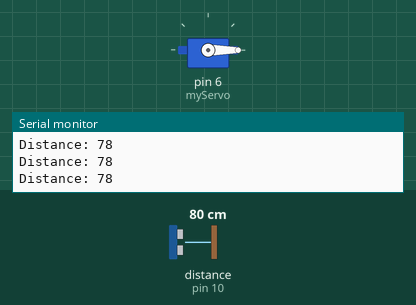
A sketch run on a simulated Arduino Uno, built with avr-gcc and run on an emulated ATmega328P. Shown: servo, the last lines printed to the serial monitor. Wiring (inferred from the names in the program): ultrasonic range finder: trigger pin 9; echo pin 10. The test bench sets the inputs (shaded band); at power-on: distance to the obstacle (sensor on pin 10) 80 cm. The echo pulse lasts 58.3 µs per cm.

Above: at 1.2 s.
1.3 s: distance to the obstacle (sensor on pin 10) set to 23 cm
2.8 s: distance to the obstacle (sensor on pin 10) set to 18 cm
At 4.1 s:
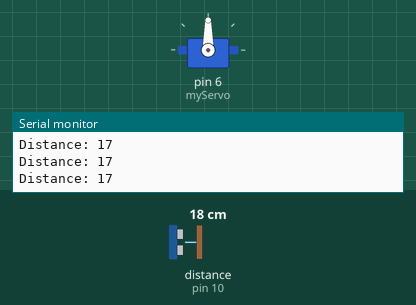
4.4 s: distance to the obstacle (sensor on pin 10) set to 35 cm
At 5.2 s:
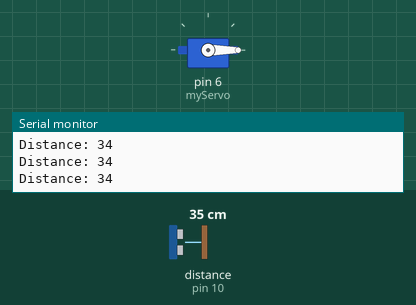
5.9 s: distance to the obstacle (sensor on pin 10) set to 9 cm
At 6.6 s:
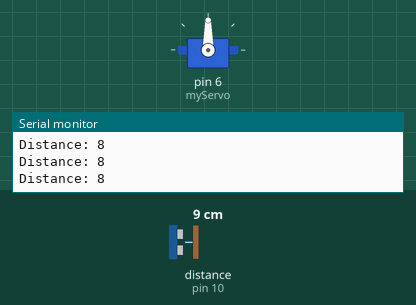
Timing chart, 0 to 8.4 s (numbered marks = the images above; inputs shaded):
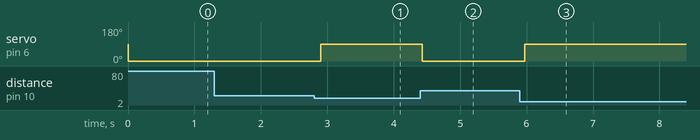

Measured:
- the behaviour switches between 21 and 20 cm on distance to the obstacle (sensor on pin 10) (found by bisection; images 0 and 1)
- after the input at 2.8 s, servo on pin 6 (myServo): 0° → 90° after 0.10 s
- after the input at 4.4 s, servo on pin 6 (myServo): 90° → 0° at once
- after the input at 5.9 s, servo on pin 6 (myServo): 0° → 90° after 0.07 s

The sketch:

Ultrasonic_With_mIcro_servo.ino
```cpp
#include <Servo.h>

Servo myServo;

const int trigPin = 9;
const int echoPin = 10;

void setup() {
  pinMode(trigPin, OUTPUT);
  pinMode(echoPin, INPUT);

  myServo.attach(6);

  Serial.begin(9600);
}

void loop() {
  long duration;
  int distance;

  digitalWrite(trigPin, LOW);
  delayMicroseconds(2);

  digitalWrite(trigPin, HIGH);
  delayMicroseconds(10);

  digitalWrite(trigPin, LOW);

  duration = pulseIn(echoPin, HIGH);

  distance = duration * 0.034 / 2;

  Serial.print("Distance: ");
  Serial.println(distance);

  if (distance < 20) {
    myServo.write(90);
  } else {
    myServo.write(0);
  }

  delay(100);
}
```
